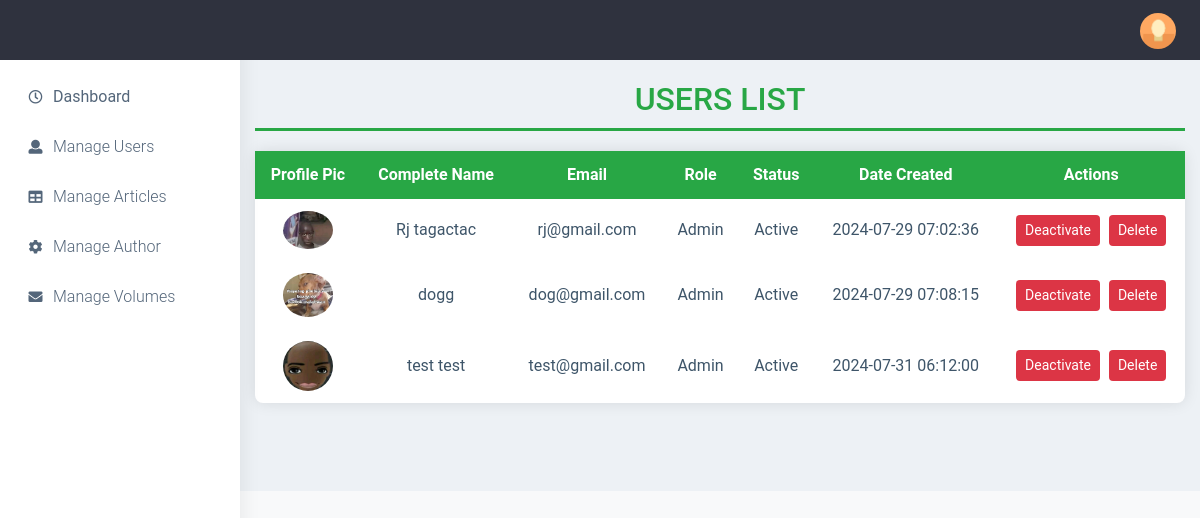
Page /index.php/users/db_Users on the committed database.
### tables this page shows
CREATE TABLE `users`  (
  `userid` int NOT NULL AUTO_INCREMENT,
  `complete_name` varchar(255) NULL DEFAULT NULL,
  `email` varchar(255) NULL DEFAULT NULL,
  `pword` varchar(255) NULL DEFAULT NULL,
  `role` int NULL DEFAULT NULL,
  `status` bit(1) NULL DEFAULT NULL,
  `date_created` datetime NULL DEFAULT CURRENT_TIMESTAMP,
  `profile_pic` varchar(255) NULL DEFAULT NULL,
  PRIMARY KEY (`userid`) USING BTREE
);

### application/controllers/Users.php (called while the page is built, shortened)
<?php
class Users extends CI_Controller {
    public function __construct() {
        $this->load->model('User_model');
    }
    public function db_Users() {
        $data['users'] = $this->User_model->get_users();
        $this->load->view('templates/headerAdmin');
        $this->load->view('pages/db_Users', $data);
        $this->load->view('templates/footerAdmin');
    }
}

### index.php (called while the page is built, shortened)
<?php
require_once BASEPATH.'core/CodeIgniter.php';

### application/models/User_model.php (called while the page is built, shortened)
<?php
class User_model extends CI_Model {
public function get_users() {
    return $this->db->get('users')->result();
}
}
?>

### application/views/pages/db_Users.php (the view, shortened to what this page needs)
<!DOCTYPE html>
<html lang="en">
<head>
    <link rel="stylesheet" href="https://maxcdn.bootstrapcdn.com/bootstrap/4.5.2/css/bootstrap.min.css">
</head>
<body>
<div class="container">
    <h1 class="title">Users List</h1>
    <table class="table table-hover">
        <thead>
            <tr>
                <th>Profile Pic</th>
                <th>Complete Name</th>
                <th>Email</th>
                <th>Role</th>
                <th>Status</th>
                <th>Date Created</th>
                <th>Actions</th>
            </tr>
        </thead>
        <tbody>
            <?php foreach ($users as $user): ?>
            <tr>
                <td><img src="<?php echo base_url('./images/'.$user->profile_pic); ?>" alt="Profile Pic" width="50" class="rounded-circle"></td>
                <td><?php echo $user->complete_name; ?></td>
                <td><?php echo $user->email; ?></td>
                <td><?php echo ($user->role == 0) ? 'Admin' : (($user->role == 1) ? 'Evaluator' : 'Researcher'); ?></td>
                <td><?php echo ($user->status == 1) ? 'Active' : 'Inactive'; ?></td>
                <td><?php echo $user->date_created; ?></td>
                <td>
                    <a href="<?php echo site_url('users/toggle_status/'.$user->userid); ?>" class="btn btn-status btn-sm <?php echo ($user->status == 1) ? 'btn-danger-custom' : 'btn-custom'; ?>">
                        <?php echo ($user->status == 1) ? 'Deactivate' : 'Activate'; ?>
                    </a>
                    <a href="<?php echo site_url('users/delete/'.$user->userid); ?>" class="btn btn-danger-custom btn-sm" onclick="return confirm('Are you sure you want to delete this user?')">Delete</a>
                </td>
            </tr>
            <?php endforeach; ?>
        </tbody>
    </table>
</div>
</body>
</html>

### application/views/pages/db_Users.php (style rules this page uses)
body { font-family: 'Roboto', sans-serif; margin: 0; padding: 0; background-color: #f8f9fa; }
.container { padding-top: 20px; margin: auto; max-width: 1000px; }
h1.title { text-align: center; color: #28a745; margin-bottom: 20px; text-transform: uppercase; font-size: 32px; border-bottom: 3px solid #28a745; padding-bottom: 10px; }
.table { background-color: #fff; border-radius: 0.5rem; box-shadow: 0 0 15px rgba(0, 0, 0, 0.1); }
.table thead th { background-color: #28a745; color: #fff; text-align: center; border: none; }
.table tbody tr { transition: background-color 0.3s ease; }
.table tbody td { vertical-align: middle; text-align: center; border: none; }
.btn-danger-custom { background-color: #dc3545; color: #fff; border-radius: 0.25rem; }
.btn-status { margin-right: 5px; }

### rows in the picture
users: profile_pic (picture), complete_name "Rj tagactac", email "rj@gmail.com", role "Admin", status "Active", date_created "2024-07-29 07:02:36"
users: profile_pic (picture), complete_name "dogg", email "dog@gmail.com", role "Admin", status "Active", date_created "2024-07-29 07:08:15"
users: profile_pic (picture), complete_name "test test", email "test@gmail.com", role "Admin", status "Active", date_created "2024-07-31 06:12:00"
